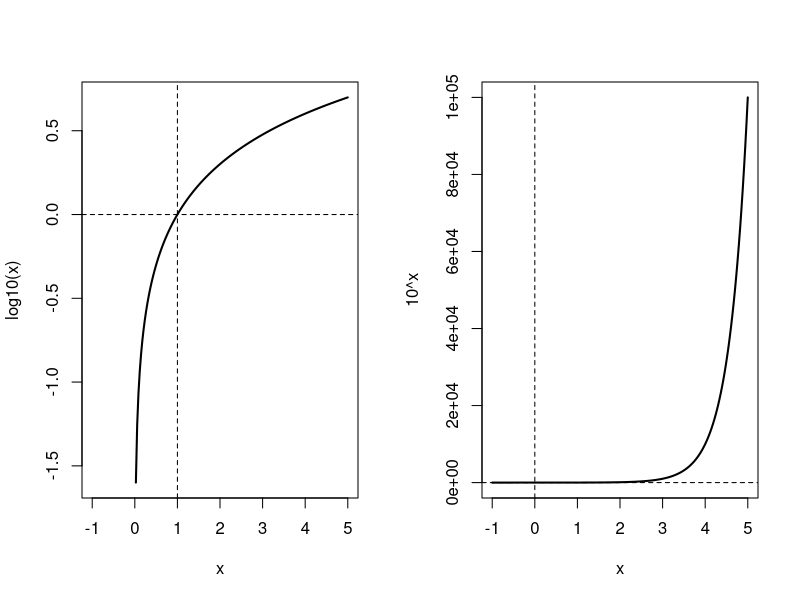
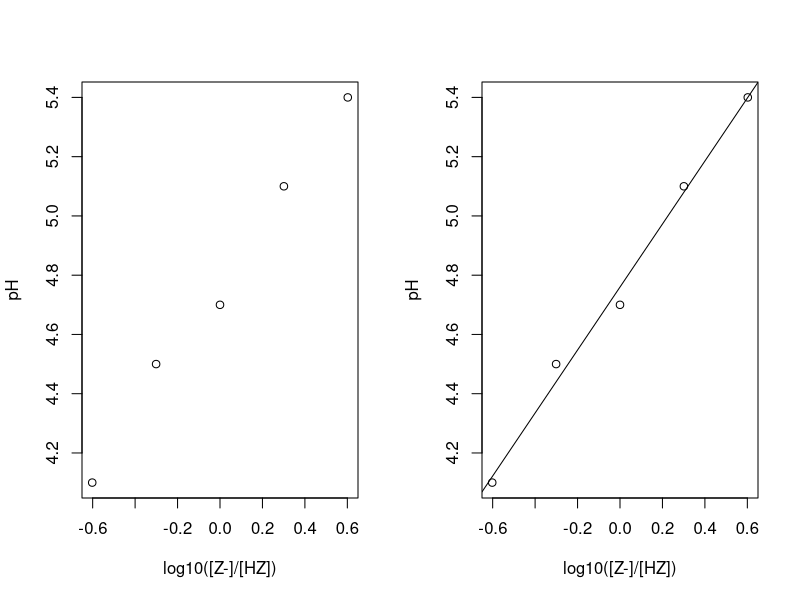

Generate these figures, in order, with R:
## ---- chunk 1
10^3
## ---- chunk 2
log10(1000)
## ---- chunk 3
log10(1500)
## ---- chunk 4
log2(1024)
## ---- chunk 5
log(1000, 3) # logaritme van 1000 met grondgetal 3
log(x=1000, base=3) # explicietere notatie
## ---- chunk 6
x <- seq(-1, 5, length.out = 200) # discretisatie van de x-as

par(mfrow = c(1,2)) # maak twee plots

# plot log10(x)
plot(x, log10(x), type = "l", lwd = 2,
     xlab = "x", ylab = "log10(x)")
abline(h = 0, lty = 2) # horizontale lijn op y=0
abline(v = 1, lty = 2) # verticale lijn op x=1


# plot 10^x
plot(x, 10^x, type = "l", lwd = 2,
     xlab = "x", ylab = "10^x")
abline(h = 1, lty = 2)
abline(v = 0, lty = 2)
## ---- chunk 7
vol_gewenst <- 150
conc_gewenst <- 0.20
MW <- 136.08
## ---- chunk 8
vol_gewenst
## ---- chunk 9
massa_nodig <- vol_gewenst/1000 * conc_gewenst * MW
massa_nodig # print je antwoord
## ---- chunk 10
massa_gewogen <- rnorm(1, mean = massa_nodig, sd = 0.05)
massa_gewogen
## ---- chunk 11
vol_aangepast <- vol_gewenst * massa_gewogen / massa_nodig
round(vol_aangepast, 2)
## ---- chunk 12
pH_A <- 7
HZ_A <- 0.2
## ---- chunk 13
Z_A <- 10^(-(14 - pH_A))
Z_A
## ---- chunk 14
pKz_A <- pH_A - log10(Z_A/HZ_A)
pKz_A
## ---- chunk 15
ratio <- c(4, 2, 1, 0.5, 0.25)          # [Z-]/[HZ] op vijf momenten
pH_gemeten <- c(5.4, 5.1, 4.7, 4.5, 4.1)   # fictieve metingen

x <- log10(ratio)

plot(x, pH_gemeten, xlab = "log10([Z-]/[HZ])", ylab = "pH")
## ---- chunk 16
model <- lm(pH_gemeten ~ x)

plot(x, pH_gemeten, xlab = "log10([Z-]/[HZ])", ylab = "pH")
abline(model)
